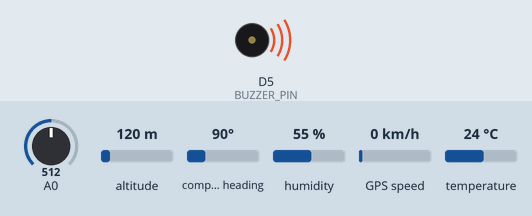
The sketch below on a simulated Arduino MKR. Shown: buzzer (waves = sounding, pin HIGH). The test bench sets the inputs (shaded band); at power-on: A0 = 512, altitude 120 m, compass heading 90°, humidity 55 %, GPS speed 0 km/h, temperature 24 °C. The GPS gets a fix after 3 s at 37.7749, -122.4194 with 8 satellites; what the sketch prints to the serial monitor is not drawn.

Above: at 1.2 s.
1.3 s: A0 set to 390
At 5.4 s:
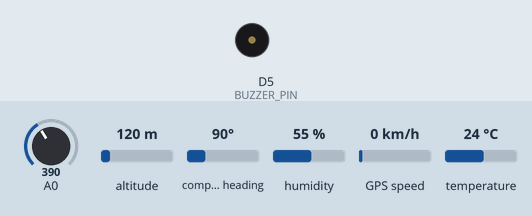
6.5 s: A0 set to 416
At 8.1 s:
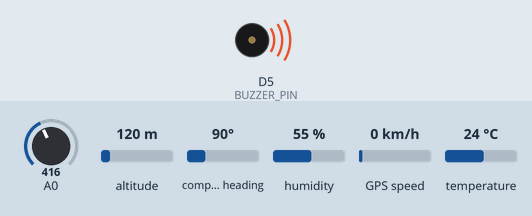
20.5 s: A0 set to 306
At 24.7 s:
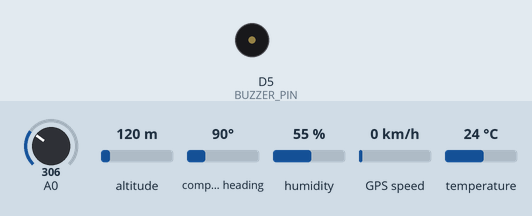
25.5 s: A0 set to 410
At 27.4 s:
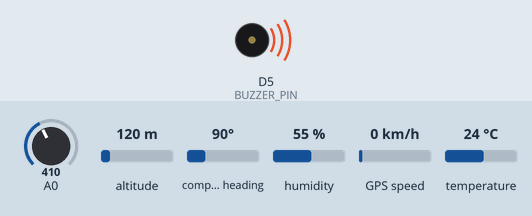
Timing chart, 0 to 39.5 s (numbered marks = the images above; inputs shaded):
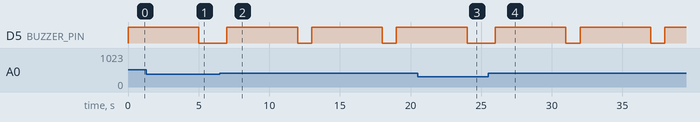

The sketch:

progettofinito.ino
```cpp
#include <dht_nonblocking.h>
#include <SoftwareSerial.h>
#include <TinyGPS.h>
#include <ArduinoJson.h>
#include <EEPROM.h>
#include <ArduinoHttpClient.h>
#include <DHT.h>

// Declarations for the buzzer
#define AI_LED_PIN 8
#define BUZZER_PIN 5 // Replace with the actual pin number of the buzzer
#define SIGNAL_PAUSE 1000 // Pause between signals in milliseconds
#define SIGNAL_DURATION 2000 // Signal duration in milliseconds
#define SIGNAL_REPEAT_COUNT 3 // Number of times the signal is repeated


// Constants for Smoke Sensor
#define MQ2pin (0) //analogic pin
#define WARM_UP_TIME 2000 // Warm-up time in milliseconds
#define INTERVAL 200      // Reading interval in milliseconds
#define SEND_INTERVAL 10000 // Data send interval in milliseconds


// Declarations for Humidity and Temperature Sensor
#define DHT_SENSOR_TYPE DHT_TYPE_11
#define DHT_SENSOR_PIN 2

// Costant for Identifier Device
#define ID 2

// Global variables...
int signalCount = 0; // Counter for the number of received signals
unsigned long buzzerStartTime = 0; // Time when the buzzer started
bool signalReceived = false; // Replace this with your actual signal condition


// Function declaration for listening to the bridge
void listenForBridgeSignal();
void startBuzzer();
void stopBuzzer();

// Humidity and Temperature Sensor
DHT_nonblocking dht_sensor(DHT_SENSOR_PIN, DHT_SENSOR_TYPE);

// Device ID
String deviceId = String(ID);

// Configure RX and TX pins for GPS module
SoftwareSerial gpsSerial(6, 7); // RX, TX for the GPS module
TinyGPS gps;

// Thresholds for triggering alerts based on sensor readings
const int smokeThreshold = 400, temperatureThreshold = 50, humidityThreshold = 90;

// Simulated sensor readings (to be replaced with actual sensor logic)
float smokeValue, temperatureValue, humidityValue;

// Function for efficient delay
static void smartDelay(unsigned long ms);

// Variables to keep track of time
unsigned long lastSendTime = 0;

void setup() {
  Serial.begin(9600);
  gpsSerial.begin(9600);
  pinMode(BUZZER_PIN, OUTPUT);
}

/////////////////////////////////////////////////////////////////////////////////////////////////////////////////////////

void loop() {
  float latitude, longitude;
  unsigned long age, date, time, chars = 0;
  int smokeCall = 0, tempCall = 0, humidityCall = 0;

  // Listen the bridge waiting for a signal
  listenForBridgeSignal();

  // Get sensor readings
  gps.f_get_position(&latitude, &longitude, &age); // Get GPS values

  if(latitude == 1000 && longitude == 1000){
    latitude = 0;
    longitude = 0;
  }

  measureEnvironment(&temperatureValue, &humidityValue); // Get temperature/humidity values from DHT11
  smokeValue = analogRead(MQ2pin); // Read analog input from pin 0 (smoke)

  // Check humidity
  if (humidityValue > humidityThreshold) {
    humidityCall = 1;
  }

  // Check smoke
  if (smokeValue > smokeThreshold) {
    startBuzzer();
    smartDelay(5000);
    stopBuzzer();
    smokeCall = 1;
  }

  // Check temperature
  if (temperatureValue > temperatureThreshold) {
    tempCall = 1;
  }

  // Check if it's time to send data
  if (millis() - lastSendTime >= SEND_INTERVAL || smokeCall || humidityCall || tempCall) {
    // Send data to the server
    sendJsonData(latitude, longitude, smokeValue, humidityValue, temperatureValue, smokeCall, humidityCall, tempCall);
    lastSendTime = millis(); // Update the last send time
  }

  smartDelay(1000);
}

/////////////////////////////////////////////////////////////////////////////////////////////////////////////////////////
void listenForBridgeSignal() {
  // Check if there's data available on the serial port
  while (Serial.available() > 0) {
    // Read the incoming character
    char incomingChar = Serial.read();


    // Check for the start of the signal "&" --> Dangerous zone
    if (incomingChar == '&') {
      // Signal received, trigger the led
      if (!signalReceived) {
        startBuzzerAI();
        signalReceived = true;
        buzzerStartTime = millis();
      }
    }

    // Check for the start of the signal "$" --> call from a near device
    if (incomingChar == '$') {
      // Signal received, trigger the buzzer
      if (!signalReceived) {
        startBuzzer();
        signalReceived = true;
        buzzerStartTime = millis();
      }

    }
  }

  // Check if it's time to stop the buzzer
  if (signalReceived && (millis() - buzzerStartTime >= SIGNAL_DURATION)) {
    stopBuzzer();
    stopBuzzerAI();
    signalReceived = false; // Reset the flag for the next signal
  }
}

void startBuzzer() {
  digitalWrite(BUZZER_PIN, HIGH);
}

void stopBuzzer() {
  digitalWrite(BUZZER_PIN, LOW);
}

void startBuzzerAI() {
  digitalWrite(AI_LED_PIN, HIGH);
}

void stopBuzzerAI() {
  digitalWrite(AI_LED_PIN, LOW);
}


void sendJsonData(float latitude, float longitude, int smoke, int humidity, int temperature, int callSmoke, int callHumidity, int callTemperature) {
  // Build JSON packet
  String jsonString = "{\"id\":" + deviceId + ",\"latitude\":" + String(latitude) + ",\"longitude\":" + String(longitude) +
                      ",\"smoke\":" + String(smoke) + ",\"humidity\":" + String(humidity) + ",\"temperature\":" + String(temperature) +
                      ",\"s\":" + String(callSmoke) + ",\"u\":" + String(callHumidity) + ",\"t\":" + String(callTemperature) + "}";
  Serial.write('$');
  // Send JSON packet
  Serial.println(jsonString);
  Serial.write('!');
}

static bool measureEnvironment(float *temperature, float *humidity) {
  static unsigned long measurementTimestamp = millis();

  // Measure once every four seconds
  if (millis() - measurementTimestamp > 3000ul) {
    if (dht_sensor.measure(temperature, humidity) == true) {
      measurementTimestamp = millis();
      return true;
    }
  }

  return false;
}

static void smartDelay(unsigned long ms) {
  unsigned long start = millis();
  do {
    while (gpsSerial.available())
      gps.encode(gpsSerial.read());
  } while (millis() - start < ms);
}
```

Measured:
- the behaviour switches between 400 and 401 on A0 (found by bisection; images 1 and 2)
- after the input at 1.3 s, D5 (BUZZER_PIN): goes on until 5.0 s, then stays LOW
- after the input at 6.5 s, D5 (BUZZER_PIN): alternates HIGH for 5.0 s and LOW for 1.0 s, starting after 0.50 s
- after the input at 20.5 s, D5 (BUZZER_PIN): goes on until 24.0 s, then stays LOW
- after the input at 25.5 s, D5 (BUZZER_PIN): alternates HIGH for 5.0 s and LOW for 1.0 s, starting after 0.50 s
